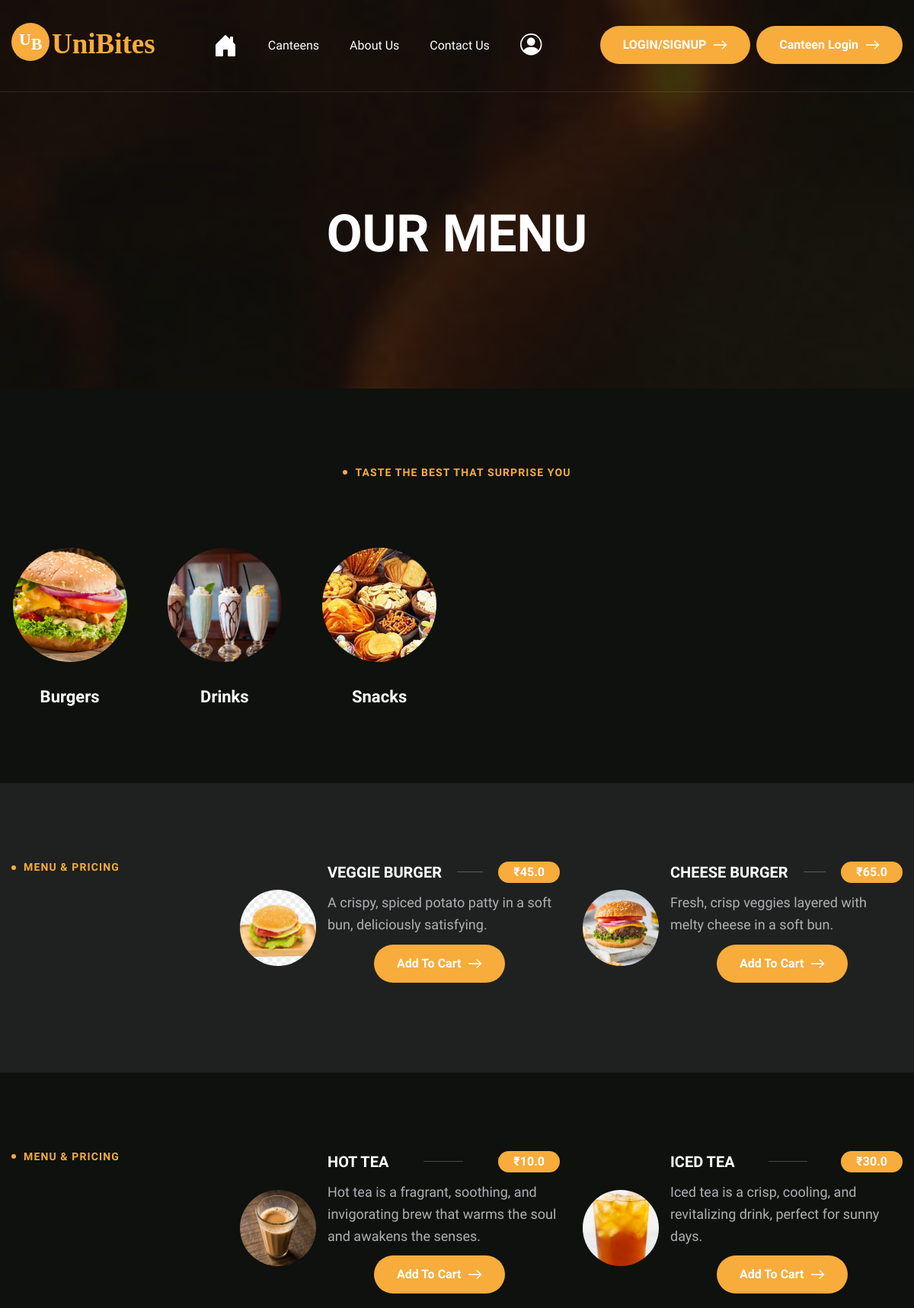
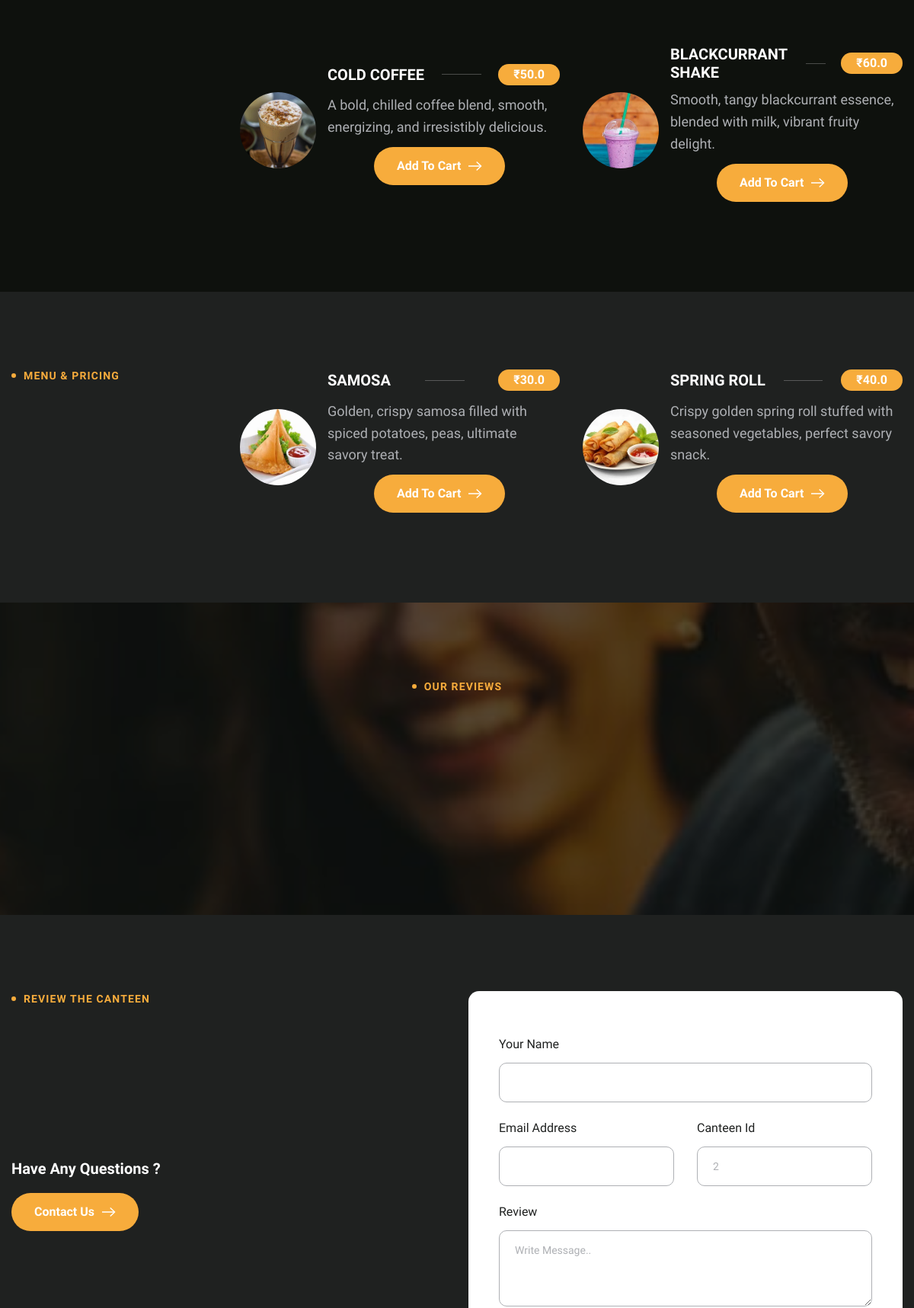
The page /openMenu/2 (upper part) on the database its author committed (2 pictures, top to bottom).
### Unibites/models.py (models this page shows, shortened)
class Category(models.Model):
    name = models.CharField(max_length=100)
    description = models.TextField()
    image = models.FileField(upload_to='categoryIMGS/', null=True, default=None)
    class Meta:
        db_table = 'category'
        verbose_name='Category'
        verbose_name_plural='Categories'

class FoodItem(models.Model):
    avail_choice = [
        ("1", "Available"),
        ("0", "Not Available")
    ]
    name = models.CharField(max_length=100)
    description = models.TextField()
    image = models.FileField(upload_to='foodIMGS/', null=True, default=None)
    price = models.FloatField()
    discount = models.IntegerField(null=True, default="NA")
    availability = models.CharField(choices=avail_choice, default="1", max_length=1)
    category = models.ForeignKey(Category, on_delete=models.CASCADE)
    canteen = models.ForeignKey(Canteen, on_delete=models.CASCADE)
    class Meta:
        db_table = 'foodItem'
        verbose_name="foodItem"
        verbose_name_plural="foodItems"

### Unibites/views.py (the view)
def openMenu(request, id):  # this id is canteen id
    reviews = Reviews.objects.filter(canteen_id=id)
    fooditem = FoodItem.objects.filter(canteen_id=id, availability="1").order_by('price')
    category_ids = fooditem.values_list('category_id', flat=True).distinct()
    categories = Category.objects.filter(id__in=category_ids).order_by('name')
    return render(request, 'UserNav/Menu.html', {
        'fooditem': fooditem,
        'categories': categories,
        'id': id,
        'reviews': reviews,
    })

### templates/UserNav/Menu.html (shortened to what this page needs)
{% extends 'LAYOUT.html' %}
{% load static %}
{% block mainContent %}
    <div class="page-header parallaxie">
        <div class="container">
            <div class="row">
                <div class="col-lg-12">
                    <div class="page-header-box">
                        <h1 class="text-anime-style-2" data-cursor="-opaque">Our Menu</h1>
                    </div>
                </div>
            </div>
        </div>
    </div>
    <div class="page-menu">
        <div class="container">
            <div class="row section-row">
                <div class="col-lg-12">
                    <div class="section-title">
                        <h3 class="wow fadeInUp">taste the best that surprise you</h3>
                    </div>
                </div>
            </div>
            <div class="row">
                <div class="col-lg-12">
                    <div class="special-menu-list">
                        {% for category in categories %}
                            <div class="special-menu-item wow fadeInUp">
                                <div class="special-menu-img">
                                    <a href="#{{ category.name }}" data-cursor-text="View">
                                        <figure class="image-anime">
                                            <img src="/static/media/{{ category.image }}" alt="">
                                        </figure>
                                    </a>
                                </div>
                                <div class="special-menu-item-content">
                                    <h3><a href="#{{ category.name }}">{{ category.name }}</a></h3>
                                </div>
                            </div>
                        {% endfor %}
                    </div>
                </div>
            </div>
        </div>
    </div>
    <div class="our-food-menu">
        <div class="our-food-menu">
            {% for category in categories %}
                <div class="food-menu-item" id="{{ category.name }}">
                    <div class="container">
                        <div class="row">
                            <div class="col-lg-3">
                                <div class="food-menu-sidebar">
                                    <div class="section-title">
                                        <h3 class="wow fadeInUp">menu & pricing</h3>
                                        <h2 class="text-anime-style-2" data-cursor="-opaque">{{ category.name }}</h2>
                                    </div>
                                </div>
                            </div>
                            <div class="col-lg-9">
                                <div class="our-menu-list">
                                    {% for item in fooditem %}
                                        {% if item.category_id == category.id %}
                                            <div class="our-menu-item wow fadeInUp">
                                                <div class="our-menu-image">
                                                    <figure>
                                                        <img src="/static/media/{{ item.image }}" alt="">
                                                    </figure>
                                                </div>
                                                <div class="menu-item-body">
                                                    <div class="menu-item-title">
                                                        <h3>{{ item.name }}</h3>
                                                        <hr>
                                                        <span>₹{{ item.price }}</span>
                                                    </div>
                                                    <div class="menu-item-content">
                                                        <p>{{ item.description }}</p>
                                                    </div>
                                                    <div class="btn">
                                                        {% if 'user' in request.session %}
                                                            <form class="add-to-cart-form" data-food-id="{{ item.id }}">
                                                                {% csrf_token %}
                                                                <button type="button"
                                                                        class="btn-default mx-5 my-1 add-to-cart-btn">
                                                                    Add To
                                                                    Cart
                                                                </button>
                                                            </form>
                                                        {% else %}
                                                            <a href="{% url 'loginPage' %}" type="button"
                                                               class="btn-default mx-5 my-1 add-to-cart-btn">Add To
                                                                Cart
                                                            </a>
                                                        {% endif %}
                                                    </div>
                                                </div>
                                            </div>
                                        {% endif %}
                                    {% endfor %}
                                </div>
                            </div>
                        </div>
                    </div>
                </div>
            {% endfor %}
        </div>
    </div>
    <div class="our-testimonial parallaxie">
        <div class="container">
            <div class="row section-row">
                <div class="col-lg-12">
                    <div class="section-title">
                        <h3 class="wow fadeInUp">our reviews</h3>
                        <h2 class="text-anime-style-2" data-cursor="-opaque">real reviews of canteen <span>food items and experiences</span>
                        </h2>
                    </div>
                </div>
            </div>
        </div>
    </div>
    <div class="reserve-table">
        <div class="container">
            <div class="row">
                <div class="col-lg-6">
                    <div class="reserve-table-content">
                        <div class="section-title">
                            <h3 class="wow fadeInUp">review the canteen</h3>
                            <h2 class="text-anime-style-2" data-cursor="-opaque">
                                give your review and <span>share your food experience.</span>
                            </h2>
                        </div>
                        <div class="reserve-table-body">
                            <h3>Have Any Questions ?</h3>
                            <a href="{% url 'contactUs' %}" class="btn-default">Contact Us</a>
                        </div>
                    </div>
                </div>
                <div class="col-lg-6">
                    <div class="reserve-table-form">
                        <form id="reviewForm" data-toggle="validator" class="wow fadeInUp">
                            <div class="row">
                                <div class="form-group col-md-12 mb-4">
                                    <label class="form-label">your name</label>
                                    <input type="text" name="name" class="form-control" id="name"
                                           value="{{ request.session.user.name }}" required>
                                </div>
                                <div class="form-group col-md-6 mb-4">
                                    <label class="form-label">email address</label>
                                    <input type="email" name="email" class="form-control" id="email"
                                           value="{{ request.session.user.email }}" required>
                                </div>
                                <div class="form-group col-md-6 mb-4">
                                    <label class="form-label">canteen id</label>
                                    <input type="text" name="canteenId" class="form-control" id="canteenId"
                                           value="{{ id }}">
                                </div>
                                <div class="form-group col-md-12 mb-5">
                                    <label class="form-label">Review</label>
                                    <textarea name="review" class="form-control" id="review" rows="4"
                                              placeholder="Write Message.."></textarea>
                                </div>
                            </div>
                        </form>
                    </div>
                </div>
            </div>
        </div>
    </div>
{% endblock %}

### rows shown on the page
Category: image (picture), name "Burgers"
Category: image (picture), name "Drinks"
Category: image (picture), name "Snacks"
FoodItem: image (picture), name "VEGGIE BURGER", price "45.0", description "A crispy, spiced potato patty in a soft bun, deliciously satisfying."
FoodItem: image (picture), name "CHEESE BURGER", price "65.0", description "Fresh, crisp veggies layered with melty cheese in a soft bun."
FoodItem: image (picture), name "HOT TEA", price "10.0", description "Hot tea is a fragrant, soothing, and invigorating brew that warms the soul and awakens the senses."
FoodItem: image (picture), name "ICED TEA", price "30.0", description "Iced tea is a crisp, cooling, and revitalizing drink, perfect for sunny days."
FoodItem: image (picture), name "COLD COFFEE", price "50.0", description "A bold, chilled coffee blend, smooth, energizing, and irresistibly delicious."
FoodItem: image (picture), name "BLACKCURRANT SHAKE", price "60.0", description "Smooth, tangy blackcurrant essence, blended with milk, vibrant fruity delight."
FoodItem: image (picture), name "SAMOSA", price "30.0", description "Golden, crispy samosa filled with spiced potatoes, peas, ultimate savory treat."
FoodItem: image (picture), name "SPRING ROLL", price "40.0", description "Crispy golden spring roll stuffed with seasoned vegetables, perfect savory snack."
